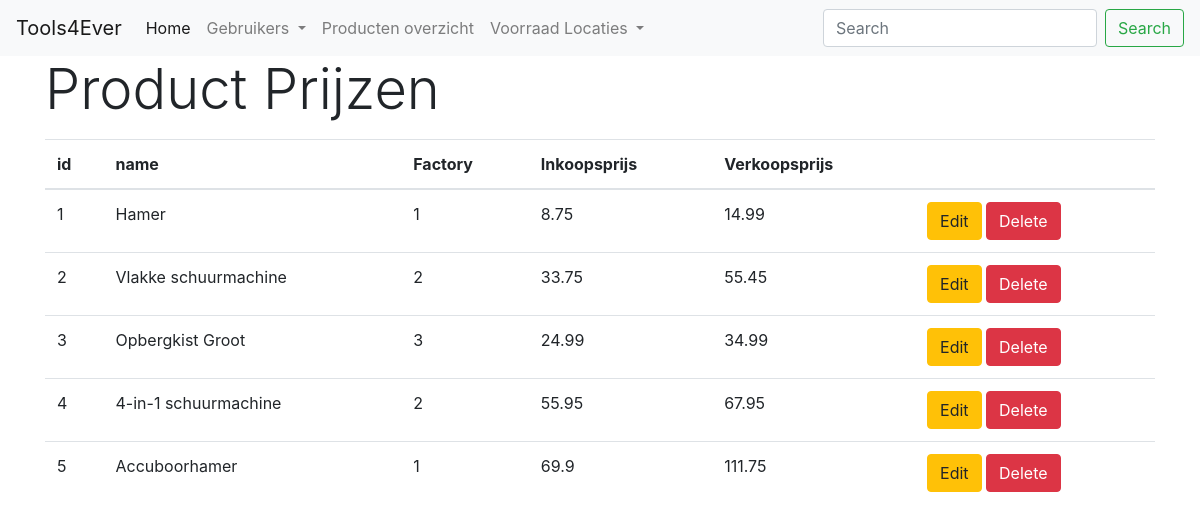
The app's page /products_index.php with its own data.
### tables this page shows
CREATE TABLE `products` (
  `id` int(11) NOT NULL,
  `name` varchar(191) NOT NULL,
  `factory_id` int(11) NOT NULL,
  `purchase_price` float NOT NULL,
  `selling_price` float NOT NULL
);

### products_index.php (the view)
<?php
require 'database.php';
$sql = "SELECT * FROM products";
$statement = $db_conn->prepare($sql);
$statement->execute();
$database_gegevens = $statement->fetchAll(PDO::FETCH_ASSOC);
?>
<?php include 'header.php'; ?>
<div class="container">
    <h3 class="display-4">Product Prijzen</h3>
    <table class="table mb-3 mt-3">
        <thead>
            <tr>
                <th>id</th>
                <th>name</th>
                <th>Factory</th>
                <th>Inkoopsprijs</th>
                <th>Verkoopsprijs</th>
                <th>&nbsp;</th>
            </tr>
        </thead>
        <tbody>
            <?php foreach ($database_gegevens as $key => $product_row) : ?>
                <tr>
                    <td>
                        <?php echo $product_row['id']; ?>
                    </td>
                    <td>
                        <?php echo $product_row['name']; ?>
                    </td>
                    <td>
                        <?php echo $product_row['factory_id']; ?>
                    </td>
                    <td>
                        <?php echo $product_row['purchase_price']; ?>
                    </td>
                    <td>
                        <?php echo $product_row['selling_price']; ?>
                    </td>
                    <td>
                        <a class="btn btn-warning" href="products_update.php?product_id=<?php echo $product_row['id']; ?>">Edit</a>
                        <a class="btn btn-danger" href="products_delete.php?product_id=<?php echo $product_row['id']; ?>">Delete</a>
                    </td>
                </tr>
            <?php endforeach ?>
        </tbody>
    </table>
</div>
<?php include 'footer.php'; ?>

### header.php (shortened to what this page needs)
<!DOCTYPE html>
<html lang="en">
<head>
    <link rel="stylesheet" href="https://stackpath.bootstrapcdn.com/bootstrap/4.4.1/css/bootstrap.min.css">
</head>
<body>
    <nav class="navbar navbar-expand-lg navbar-light bg-light">
        <a class="navbar-brand" href="#">Tools4Ever</a>
        <div class="collapse navbar-collapse" id="navbarSupportedContent">
            <ul class="navbar-nav mr-auto">
                <li class="nav-item active">
                    <a class="nav-link" href="#">Home <span class="sr-only">(current)</span></a>
                </li>
                <li class="nav-item dropdown">
                    <a class="nav-link dropdown-toggle" href="#" id="navbarDropdown" role="button" data-toggle="dropdown" aria-haspopup="true" aria-expanded="false">
                        Gebruikers
                    </a>
                </li>
                <li class="nav-item">
                    <a class="nav-link" href="products_index.php">Producten overzicht </a>
                </li>
                <li class="nav-item dropdown">
                    <a class="nav-link dropdown-toggle" href="#" id="navbarDropdown" role="button" data-toggle="dropdown" aria-haspopup="true" aria-expanded="false">
                        Voorraad Locaties
                    </a>
                </li>
            </ul>
            <form class="form-inline my-2 my-lg-0">
                <input class="form-control mr-sm-2" type="search" placeholder="Search" aria-label="Search">
                <button class="btn btn-outline-success my-2 my-sm-0" type="submit">Search</button>
            </form>
        </div>
    </nav>

### footer.php (shortened to what this page needs)
</body>
</html>

### records on screen
products: id "1", name "Hamer", factory "1", purchase_price "8.75", selling_price "14.99"
products: id "2", name "Vlakke schuurmachine", factory "2", purchase_price "33.75", selling_price "55.45"
products: id "3", name "Opbergkist Groot", factory "3", purchase_price "24.99", selling_price "34.99"
products: id "4", name "4-in-1 schuurmachine", factory "2", purchase_price "55.95", selling_price "67.95"
products: id "5", name "Accuboorhamer", factory "1", purchase_price "69.9", selling_price "111.75"
